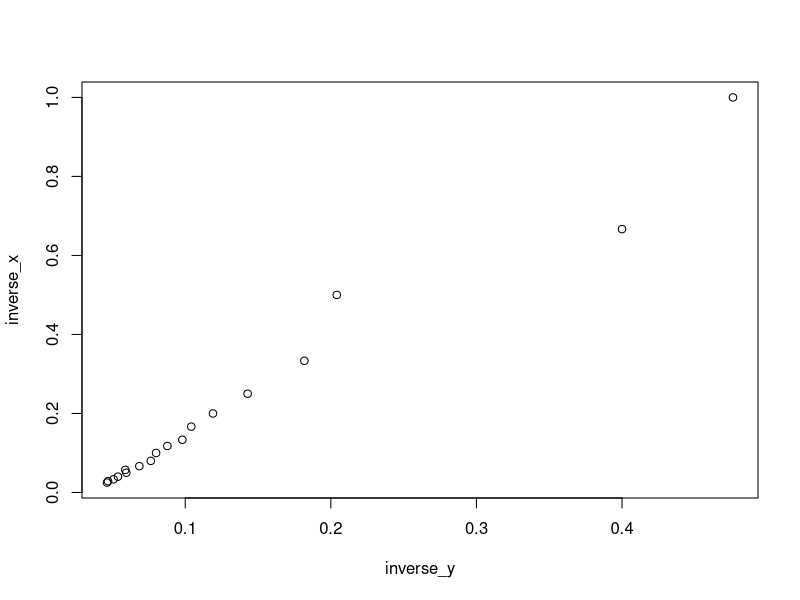
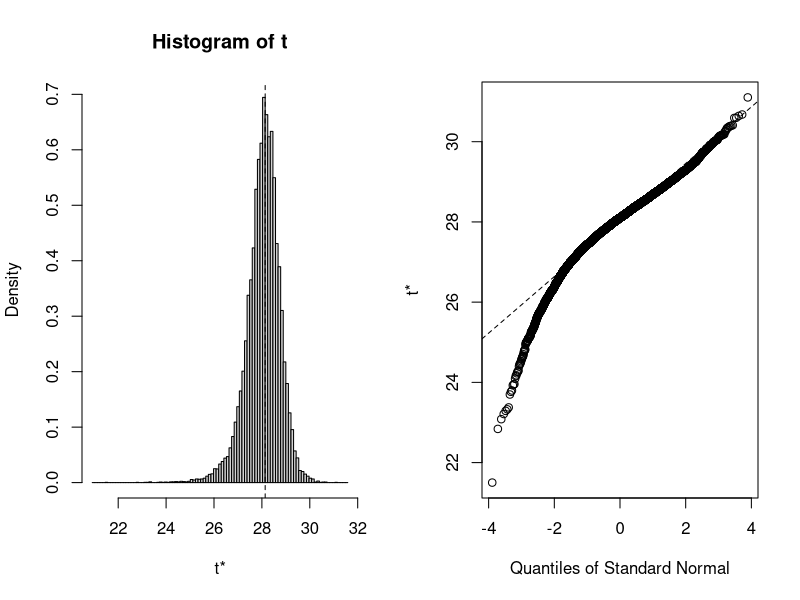
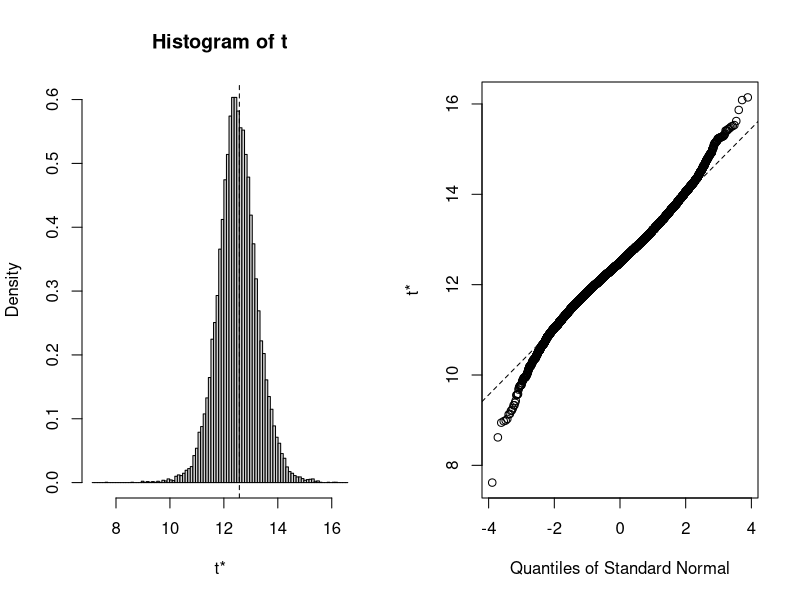
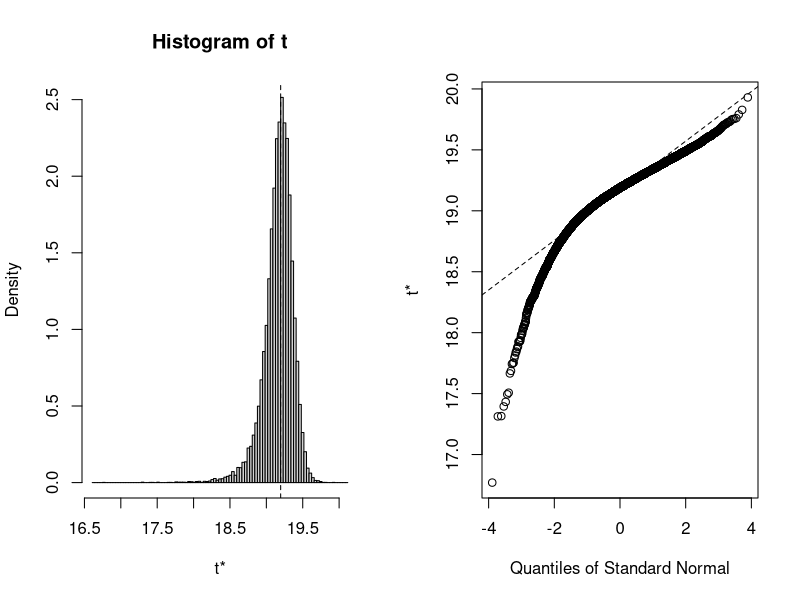
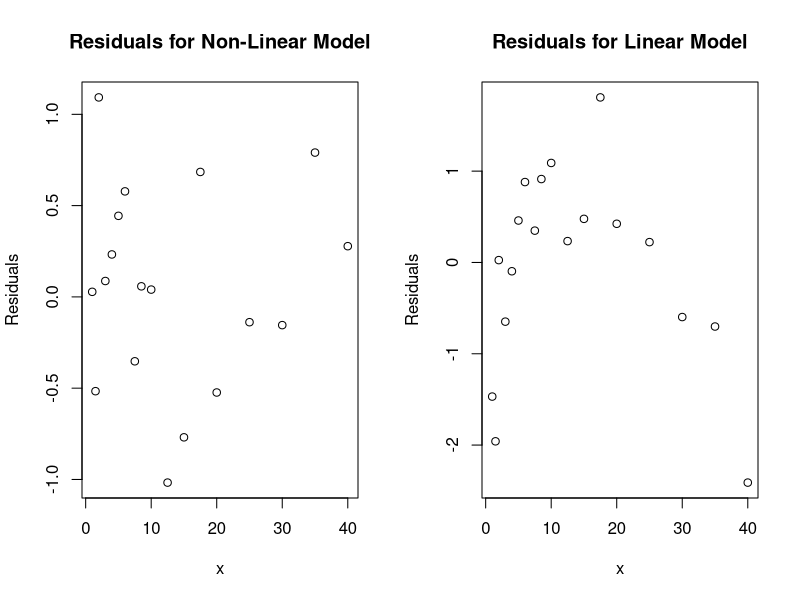

These charts were generated, in order, by the following R code:
## ---- chunk 1
knitr::opts_chunk$set(echo = FALSE,comment="  ")
## ---- chunk 2
# define functions used globally which are not dependent on any question specifics
# instead of reloading them each time
# you can also use this space to load R packages
# or custom scripts sourced from a R file
# for example, I have included the CV_ind function

CVInd <- function(n,K) { 
  # n is sample size; K is number of parts; 
  # returns K-length list of indices for each part
  m<-floor(n/K) #approximate size of each part
  r<-n-m*K
  I<-sample(n,n) #random reordering of the indices
  Ind<-list() #will be list of indices for all K parts
  length(Ind)<-K
  for (k in 1:K) {
    if (k <= r) kpart <- ((m+1)*(k-1)+1):((m+1)*k)
    else kpart<-((m+1)*r+m*(k-r-1)+1):((m+1)*r+m*(k-r))
    Ind[[k]] <- I[kpart] #indices for kth part of data
  }
  Ind
}
## ---- chunk 3
########### QUESTION 2 begins here ###################
enzyme = read.csv('HW1_data.csv', sep=',') # Read in data
enzyme = enzyme[1:2] # Remove empty columns
str(enzyme)
## ---- chunk 4
# First create transformed variables
print("Creating inverse predictor variables")
enzyme['inverse_y'] = 1/enzyme$y
enzyme['inverse_x'] = 1/enzyme$x
head(enzyme)
## ---- chunk 5
# Now we fit a linear model
print("Fitting Linear Model")
fit = lm(inverse_y ~ inverse_x, data = enzyme)
summary(fit)
## ---- chunk 6
plot(enzyme[3:4])
## ---- chunk 7
beta0 = fit$coefficients[[1]]
beta1 = fit$coefficients[[2]]
print("These are the beta values from linear regression")
beta0; beta1
# Initial guesses for gamma parameters
gamma0 = 1/beta0
gamma1 = beta1/beta0
gammaStart = c(gamma0, gamma1)
print("These are our initial guesses for the gamma parameters based on them")
gammaStart
## ---- chunk 8
y = enzyme[1]
x = enzyme[2]
## ---- chunk 9
# Defining our parametric model as a function, which returns SSE
print("Encoding non-linear model as function")
model <- function(gamma){
  yhat = gamma[1]*x / (gamma[2]+x)
  sum((y-yhat)^2) # Return SSE
}
model
## ---- chunk 10
print("Applying nlm() to model")
optimizer = nlm(model, p = gammaStart, hessian = TRUE)
optimizer
## ---- chunk 11
# These are the estimates for the Gamma parameters, which give the lowest SSE i.e. these are the MLE estimates
print('These are the estimates for the Gamma parameters, which give the lowest SSE')
print('i.e. these are the MLE estimates')
optimizer$estimate
## ---- chunk 12
enzyme = read.csv('HW1_data.csv', sep=',') # Read in data
enzyme = enzyme[1:2] # Remove empty columns
x1<-enzyme$x;y<-enzyme$y

# Using nls() to compute best gamma parameters, which minimize SSE
print('Using nls() to compute best gamma parameters, which minimize SSE')
fn2 <- function(x1,p) {p[1]*x1 / (p[2]+x1)}
out2<-nls(y~fn2(x1,p),start=list(p=gammaStart),trace=TRUE)
summary(out2)
## ---- chunk 13
print('These are the estimates for the gamma parameters')
out2$m$getPars()
## ---- chunk 14
########### QUESTION 3 begins here ###################
# To get the Information matrix, we need to first find the MSE
print('To get the Information matrix, we need to first find the MSE')
MSE = optimizer$minimum/(length(y)-length(optimizer$estimate)) # SSE / df = SSE / (n - p)
MSE
## ---- chunk 15
# We also need the Hessian
Hessian = optimizer$hessian # This is the Hessian
print('We also need the Hessian')
Hessian
## ---- chunk 16
# Below we find the observer Information matrix
InfoMatrix = Hessian/2/MSE
print('Then the Information Matrix is Hessian/2/MSE')
InfoMatrix
## ---- chunk 17
# The covariance matrix for the gamma parameters is the inverse of the information matrix
CovGamma = solve(InfoMatrix)
print('The covariance matrix for the gamma parameters is the inverse of the information matrix')
CovGamma
## ---- chunk 18
# The standard errors of the parameters are the sqrt() of the diagonal entries in the covariance matrix
SE = sqrt(diag(CovGamma))
print('The standard errors of the parameters are the sqrt() of the diagonal entries in the covariance matrix')
SE
## ---- chunk 19
print('Covariance matrix based on nls() output')
vcov(out2) # Covariance matrix based on nls() output
## ---- chunk 20
print('The SE for the parameters')
sqrt(diag(vcov(out2))) # The SE for the parameters
## ---- chunk 21
z = 1.96
# Estimates for gamma0
L.gamma0 = optimizer$estimate[1] - z * SE[1]
U.gamma0 = optimizer$estimate[1] + z * SE[1]
# Estimates for gamma1
L.gamma1 = optimizer$estimate[2] - z * SE[2]
U.gamma1 = optimizer$estimate[2] + z * SE[2]
# These are the confidence intervals for the two variables
print('These are the confidence intervals for the two variables')
c(L.gamma0, U.gamma0)
c(L.gamma1, U.gamma1)
## ---- chunk 22
print('CI based on nls() output')
confint.default(out2) # CI based on nls() output
## ---- chunk 23
########### QUESTION 4 begins here ###################
# install.packages('boot')
set.seed(32)
library(boot)
enzyme = read.csv('HW1_data.csv', sep=',') # Read in data
enzyme = enzyme[1:2] # Remove empty columns
# First we define the function, which produces the statistics we are interested in
# In this case estimates for the gamma parameters
enzymeFit<-function(Z,i,gammaInitial) {
   Zboot<-Z[i,]
   x<-Zboot[[2]];y<-Zboot[[1]]
   model <- function(gamma){
      yhat = gamma[1]*x / (gamma[2]+x)
      sum((y-yhat)^2) # Return SSE
      }
   out<-nlm(model,p=gammaInitial)
   gamma <-out$estimate #parameter estimates
}  
## ---- chunk 24
# Now we pass that statistics function to the boot command
print('Running Bootstrap on non-linear model')
enzymeBoot = boot(enzyme, enzymeFit, R = 20000, gammaInitial = gammaStart) # gammaStart: results from Lin. Regression
enzymeBoot
## ---- chunk 25
# We see that the estimates match, as expected!
print('We see that the estimates from bootstrap match the ones from nlm(), as expected!')
enzymeBoot$t0
optimizer$estimate
## ---- chunk 26
enzymeCovMatrix = cov(enzymeBoot$t)
print('Covariance matrix of the bootstrap estimates')
enzymeCovMatrix
## ---- chunk 27
print('histogram & Q-Q plot of bootstrap estimates for the two parameters')
par(mfrow=c(1,4))
plot(enzymeBoot, index = 1)
plot(enzymeBoot, index = 2)
## ---- chunk 28
# Finding the SE for gamma0 & gamma1
enzymeBootStrapSE = sqrt(diag(enzymeCovMatrix))
print('the SE for gamma0 & gamma1')
enzymeBootStrapSE
## ---- chunk 29
z = 1.96
Bootstrap.L.gamma0 = enzymeBoot$t0[1] - z*enzymeBootStrapSE[1]
Bootstrap.L.gamma1 = enzymeBoot$t0[2] - z*enzymeBootStrapSE[2]
Bootstrap.U.gamma0 = enzymeBoot$t0[1] + z*enzymeBootStrapSE[1]
Bootstrap.U.gamma1 = enzymeBoot$t0[2] + z*enzymeBootStrapSE[2]
# Crude (Normal) Confidence interval for gamma0 from Bootstrap results
print('Crude (Normal) Confidence interval for gamma0 from Bootstrap results')
c(Bootstrap.L.gamma0 , Bootstrap.U.gamma0 )
# Crude (Normal) Confidence interval for gamma1 from Bootstrap results
print('Crude (Normal) Confidence interval for gamma1 from Bootstrap results')
c(Bootstrap.L.gamma1 , Bootstrap.U.gamma1 )
## ---- chunk 30
print('These are our original estimates. Clearly, they fall within the CIs above')
enzymeBoot$t0
## ---- chunk 31
# Gamma0
print('For Gamma0')
boot.ci(enzymeBoot, conf = .95, index = 1, type = 'basic')
## ---- chunk 32
# Gamma1
print('For Gamma1')
boot.ci(enzymeBoot, conf = .95, index = 2, type = 'basic')
## ---- chunk 33
########### QUESTION 5 begins here ###################
set.seed(32)
library(boot)
enzyme = read.csv('HW1_data.csv', sep=',') # Read in data
enzyme = enzyme[1:2] # Remove empty columns
# First we define the function, which produces the statistics we are interested in
# In this case estimates for the gamma parameters
enzymeFit<-function(Z, i, gammaInitial, x_pred) { # Note the additional argument x_pred
   Zboot<-Z[i,]
   x<-Zboot[[2]];y<-Zboot[[1]]
   model <- function(gamma){
      yhat = gamma[1]*x / (gamma[2]+x)
      sum((y-yhat)^2) # Return SSE
      }
   out<-nlm(model,p=gammaInitial)
   gamma <-out$estimate #parameter estimates
   # This line has been added to modify the enzymeFit function and therefore the contents of the Bootstrap object
   y_pred <- gamma[1]*x_pred / (gamma[2]+x_pred)
}  
## ---- chunk 34
enzymeBoot = boot(enzyme, enzymeFit, R = 20000, gammaInitial = gammaStart, x_pred = 27)
enzymeBoot
## ---- chunk 35
# The SE for the prediction is
Bootstrap.SE.y_pred = sd(enzymeBoot$t)
Bootstrap.SE.y_pred 
## ---- chunk 36
# Calculating the CI for the predictable part i.e. g(x, gamma)
boot.ci(enzymeBoot, conf = .95, type = c("norm","basic"))
## ---- chunk 37
# This is a plot for our predictions i.e. for y_hat
plot(enzymeBoot)
## ---- chunk 38
y_pred.SE = sqrt( var(enzymeBoot$t) + MSE ) # The standard error for a future observation
g.hat = enzymeBoot$t0 # This is our MLE estimate for the parameters 
# (It's derived from the bootstrap object, but it is the same as the numerical derivation of the MLEs)
c(g.hat - qnorm(.975)*y_pred.SE, g.hat + qnorm(.975)*y_pred.SE)
## ---- chunk 39
########### QUESTION 6 begins here ###################
enzyme = read.csv('HW1_data.csv', sep=',') # Read in data
enzyme = enzyme[1:2] # Remove empty columns
## ---- chunk 40
enzyme.sqrt.fit = lm(y~sqrt(x), data = enzyme)
summary(enzyme.sqrt.fit)
## ---- chunk 41
y = enzyme[1]
x = enzyme[2]
n = nrow(y)

AIC.sqrt = -2*as.numeric(logLik(enzyme.sqrt.fit))/n + 2*2/n
AIC.sqrt # This is AIC for the newly proposed model with sqrt(x)
## ---- chunk 42
AIC.model = -2*logLik(out2)/n +2*2/n # Using the output from the nls(), because it works with logLik
AIC.model
## ---- chunk 43
########### QUESTION 7 begins here ###################
# Note, our seed has been set to 32 somewhere above.
# Function for creating random index shuffling
CVInd <- function(n,K) {  #n is sample size; K is number of parts; returns K-length list of indices for each part
   m<-floor(n/K)  #approximate size of each part
   r<-n-m*K  
   I<-sample(n,n)  #random reordering of the indices
   Ind<-list()  #will be list of indices for all K parts
   length(Ind)<-K
   for (k in 1:K) {
      if (k <= r) kpart <- ((m+1)*(k-1)+1):((m+1)*k)  
         else kpart<-((m+1)*r+m*(k-r-1)+1):((m+1)*r+m*(k-r))
      Ind[[k]] <- I[kpart]  #indices for kth part of data
   }
   Ind
}
## ---- chunk 44
names(enzyme.sqrt.fit$coefficients)<-NULL
betaStart = enzyme.sqrt.fit$coefficients # Getting the parameter estimates from lm() call as first guess for fitting in CV
betaStart
## ---- chunk 45
Nrep<-20 #number of replicates of CV
K<-n  #K-fold CV on each replicate
n.models = 2 #number of different models to fit and compare
FitFun1 <- function(x1,p) p[1]*x1/(p[2]+x1)
FitFun2 <- function(x1,p) p[1]+p[2]*sqrt(x1)
n=nrow(enzyme)
y<-enzyme$y
yhat=matrix(0,n,n.models)
MSE<-matrix(0,Nrep,n.models)
## ---- chunk 46
for (j in 1:Nrep) {
  Ind<-CVInd(n,K)
  yhat=matrix(0,n,n.models)
  for (k in 1:K) {
     out<-nls(y~FitFun1(x,p),data=enzyme[-Ind[[k]],],start=list(p=gammaStart))
     yhat[Ind[[k]],1]<-as.numeric(predict(out,enzyme[Ind[[k]],]))
     out<-nls(y~FitFun2(x,p),data=enzyme[-Ind[[k]],],start=list(p=betaStart))
     yhat[Ind[[k]],2]<-as.numeric(predict(out,enzyme[Ind[[k]],]))
  } #end of k loop
  MSE[j,]=apply(yhat,2,function(x) sum((y-x)^2))/n
} #end of j loop
print('MSE from all 20 CV iterations')
MSE
print('Avg. MSE from all 20 CV iterations')
MSEAve<- apply(MSE,2,mean); MSEAve #averaged mean square CV error
print('MSE standard deviations')
MSEsd <- apply(MSE,2,sd); MSEsd   #SD of mean square CV error
print('R^2 for the two models')
r2<-1-MSEAve/var(y); r2  #CV r^2
## ---- chunk 47
########### QUESTION 8 begins here ###################
non.lin.residuals = y - yhat[,1]
lin.residuals = y - yhat[,2]
print('Non-linear Residuals')
non.lin.residuals
print('Linear Residuals')
lin.residuals
print(' This is x')
x = x[[1]]
x
## ---- chunk 48
par(mfrow=c(1,2))
plot(x, non.lin.residuals,xlab = 'x', ylab = 'Residuals', main = 'Residuals for Non-Linear Model')
plot(x, lin.residuals,xlab = 'x', ylab = 'Residuals', main = 'Residuals for Linear Model')
## ---- chunk 49
labs = knitr::all_labels()
labs = labs[!labs %in% c("setup","getlabels", "allcode")]
